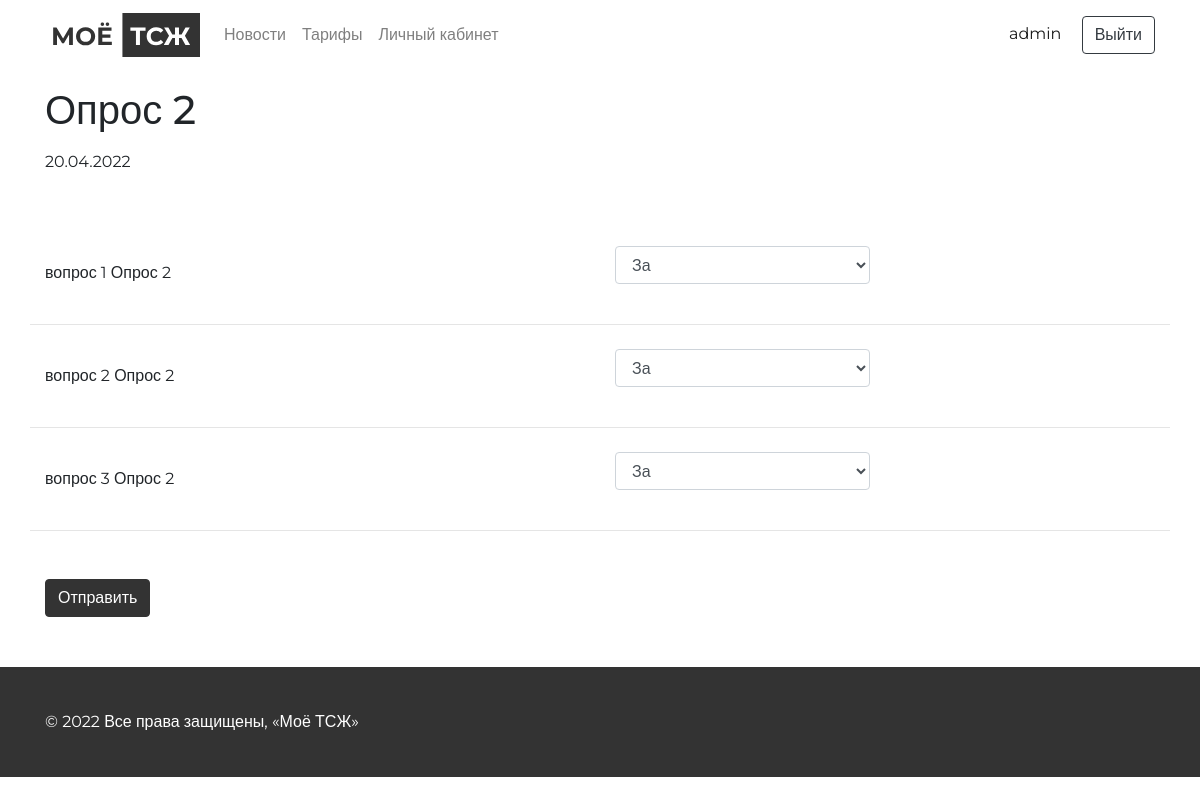
The app's page /survey/2/ (signed in), older data.
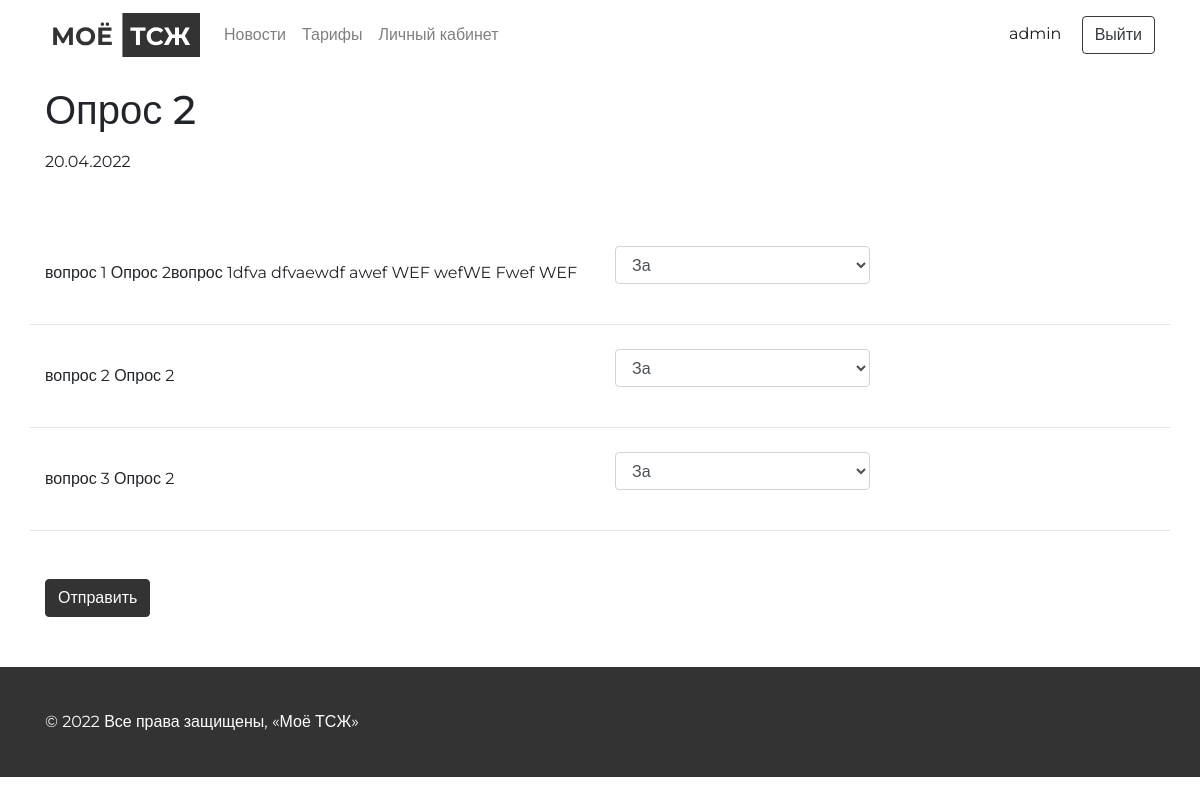
The same page, newer data.
### survey/models.py (models this page shows, shortened)
class QuestionForSurvey(models.Model):
    title = models.CharField(max_length=255, verbose_name=_("Название"))
    survey = models.ForeignKey(
        Survey,
        verbose_name=_("Опрос"),
        on_delete=models.CASCADE,
        null=True,
        blank=True,
    )
    class Meta:
        verbose_name = _("Вопрос к опросу")
        verbose_name_plural = _("Вопросы к опросу")

### survey/views.py (the view)
# urls.py: path("<int:pk>/", SurveyDetailView.as_view(), name="detail"),
class SurveyDetailView(DetailView):
    model = Survey
    template_name = "survey/detail.html"
    def get_context_data(self, **kwargs):
        context = super().get_context_data(**kwargs)
        survey = Survey.objects.get(id=self.kwargs['pk'])
        context['survey'] = survey
        context['questions'] = QuestionForSurvey.objects.filter(survey=survey)
        context['user_survey'] = UserSurvey.objects.filter(survey=survey, user=self.request.user)
        return context

### templates/survey/detail.html (shortened to what this page needs)
{% extends "base.html" %}
{% load static %}
{% block header %}
  {% include 'include/header.html' %}
{% endblock header %}
{% block content %}
  {% if user_survey|length == 1 %}
    <section style="min-height: 80vh;" class="survey-detail">
      <div class="container">
        <div class="row">
          <div class="col-12">
            <h2>
              Вы уже оставили свой голос!
            </h2>
            <a class="btn mt-3 main-btn" href="{% url 'home'%}">На главную</a>
          </div>
        </div>
      </div>
    </section>
  {% elif user_survey|length == 0 %}
    <section class="survey-detail">
      <div class="container">
        <div class="row">
          <div class="col-12 mb-5 mt-3">
            <h1>
              {{survey.title}}
            </h1>
            <p class="mt-3">
              {{ survey.date|date:"d.m.Y" }}
            </p>
          </div>
          <div class="col-12">
            <form action="{% url 'survey:users-response-to-survey' pk=survey.pk %}" method="POST">
              <div class="row">
                {% for question in questions %}
                  <div class="col-12 ">
                    <div style="border-bottom: 1px solid #E5E5E5" class="row align-items-center py-4">
                      <div class="col-6">
                        <p>{{question.title}}</p>
                      </div>
                      <div class="col-3">
                        <div class="form-group">
                          <select class="form-control" id="{{question.id}}" name="{{question.id}}">
                            <option value="AGREE">За</option>
                          </select>
                        </div>
                      </div>
                    </div>
                  </div>
                {% endfor %}
                <div class="col-12 mt-5">
                  <input class="btn main-btn" type="submit" value="Отправить">
                </div>
              </div>
            </form>
          </div>
        </div>
      </div>
    </section>
  {% endif %}
{% endblock content%}
{% block footer %}
  {% include 'include/footer.html' %}
{% endblock footer %}

Row changes from the older to the newer data that the page shows:
changed QuestionForSurvey: title "вопрос 1 Опрос 2" → "вопрос 1 Опрос 2вопрос 1dfva dfvaewdf awef WEF wefWE Fwef WEF"
